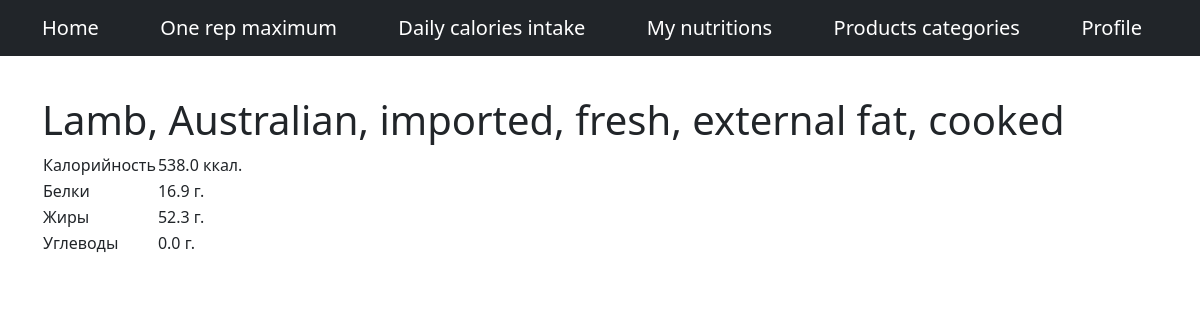
/product/1/, run on the app's committed database.
### calculator/models.py (models this page shows)
class Product(models.Model):
    name = models.CharField(max_length=100)
    calories = models.DecimalField(max_digits=5, decimal_places=1)
    protein = models.DecimalField(max_digits=5, decimal_places=1)
    fat = models.DecimalField(max_digits=5, decimal_places=1)
    carbohydrates = models.DecimalField(max_digits=5, decimal_places=1)
    category = models.ForeignKey('Category', on_delete=models.CASCADE)

### calculator/views.py (the view)
# urls.py: path('product/<int:productid>/', views.product, name='product'),
def product(requests, productid):
    p = Product.objects.get(pk=productid)
    context = context = {
        'title': p.name,
        'product': p,
        'menu': menu,
    }
    return render(requests, 'calculator/product.html', context=context)

### calculator/templates/calculator/product.html
{% extends 'calculator/layout.html'%}
{% block content %}
<div class="container">
    <h1>{{product.name}}</h1>
    <table>
        <tbody>
            <tr>
                <td>Калорийность</td>
                <td>{{product.calories}} ккал.</td>
            </tr>
            <tr>
                <td>Белки</td>
                <td>{{product.protein}} г.</td>
            </tr>
            <tr>
                <td>Жиры</td>
                <td>{{product.fat}} г.</td>
            </tr>
            <tr>
                <td>Углеводы</td>
                <td>{{product.carbohydrates}} г.</td>
            </tr>
        </tbody>
    </table>
</div>
{% endblock %}

### data on the page
Product: name "Lamb, Australian, imported, fresh, external fat, cooked", calories "538.0", protein "16.9", fat "52.3", carbohydrates "0.0"

### other printed values
{{ m.title }} "Home" "One rep maximum" "Daily calories intake" "My nutritions" "Products categories" "Profile"
